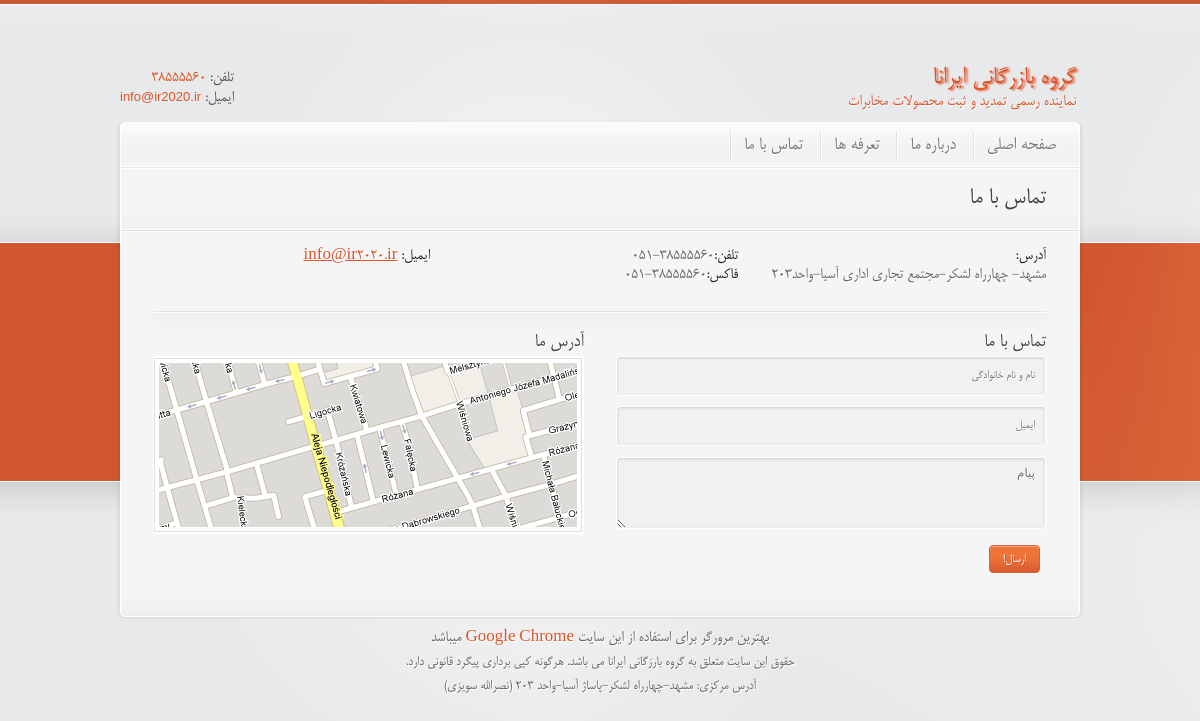
The page /contact.php on the database its author committed.
### tables this page shows
CREATE TABLE IF NOT EXISTS `settings` (
  `id` int(11) NOT NULL AUTO_INCREMENT,
  `key` varchar(30) NOT NULL,
  `value` text NOT NULL,
  PRIMARY KEY (`id`)
);

### classes/database.php (called while the page is built, shortened)
<?php
  include_once("security.php");
class Database
  {
 private static $me;
 private $link;
 public $cmd;
 function __construct()
 {
      $this->link = mysqli_connect(_DB_SERVER,_DB_USER,_DB_PASS);
	  mysqli_set_charset($this->link, "utf8");
      mysqli_select_db($this->link,_DB_NAME);
 }
public static function GetDatabase()
{
   if(is_null(self::$me))
       self::$me = new Database();
    return self::$me;
 }
public function RunSQL()
{
   $security = Security::GetSecurity ();
   $this->cmd = $security->Xss_Clean($this->cmd);
   $result =  mysqli_query($this->link,$this->cmd);
   return $result;
}
function Select($tableName, $fields=NULL, $where = NULL, $order = NULL)
{
    if ($where) $where = " WHERE " . $where;
	$this->cmd = "SELECT $fields FROM `$tableName` " . $where . $order;
	$res = $this->RunSQL();
    if ($res)
	    return mysqli_fetch_array($res);
	else
        return false;
}
  }
?>

### classes/functions.php (called while the page is built, shortened)
<?php
	include_once("database.php");
	   function GetSettingValue($key, $strip_tags = 0)
       {
			$db = Database::GetDatabase();
			$row = $db ->Select("settings","value","`key`='{$key}'");
			return ($row) ? $row["value"] : false;
       }
?>

### classes/security.php (called while the page is built, shortened)
<?php
class Security
{
    private static $me;
    public static function GetSecurity()
    {
      if(is_null(self::$me))
         self::$me = new Security();
      return self::$me;
    }
    public function Xss_Clean($data)
    {
        $data = str_replace(array('&amp;','&lt;','&gt;'), array('&amp;amp;','&amp;lt;','&amp;gt;'), $data);
        $data = preg_replace('/(&#*\w+)[\x00-\x20]+;/u', '$1;', $data);
        $data = preg_replace('/(&#x*[0-9A-F]+);*/iu', '$1;', $data);
        $data = html_entity_decode($data, ENT_COMPAT, 'UTF-8');
        $data = preg_replace('#(<[^>]+?[\x00-\x20"\'])(?:on|xmlns)[^>]*+>#iu', '$1>', $data);
        $data = preg_replace('#([a-z]*)[\x00-\x20]*=[\x00-\x20]*([`\'"]*)[\x00-\x20]*j[\x00-\x20]*a[\x00-\x20]*v[\x00-\x20]*a[\x00-\x20]*s[\x00-\x20]*c[\x00-\x20]*r[\x00-\x20]*i[\x00-\x20]*p[\x00-\x20]*t[\x00-\x20]*:#iu', '$1=$2nojavascript...', $data);
        $data = preg_replace('#([a-z]*)[\x00-\x20]*=([\'"]*)[\x00-\x20]*v[\x00-\x20]*b[\x00-\x20]*s[\x00-\x20]*c[\x00-\x20]*r[\x00-\x20]*i[\x00-\x20]*p[\x00-\x20]*t[\x00-\x20]*:#iu', '$1=$2novbscript...', $data);
        $data = preg_replace('#([a-z]*)[\x00-\x20]*=([\'"]*)[\x00-\x20]*-moz-binding[\x00-\x20]*:#u', '$1=$2nomozbinding...', $data);
        $data = preg_replace('#(<[^>]+?)style[\x00-\x20]*=[\x00-\x20]*[`\'"]*.*?expression[\x00-\x20]*\([^>]*+>#i', '$1>', $data);
        $data = preg_replace('#(<[^>]+?)style[\x00-\x20]*=[\x00-\x20]*[`\'"]*.*?behaviour[\x00-\x20]*\([^>]*+>#i', '$1>', $data);
        $data = preg_replace('#(<[^>]+?)style[\x00-\x20]*=[\x00-\x20]*[`\'"]*.*?s[\x00-\x20]*c[\x00-\x20]*r[\x00-\x20]*i[\x00-\x20]*p[\x00-\x20]*t[\x00-\x20]*:*[^>]*+>#iu', '$1>', $data);
        $data = preg_replace('#</*\w+:\w[^>]*+>#i', '', $data);
        do
        {
            $old_data = $data;
            $data = preg_replace('#</*(?:applet|b(?:ase|gsound|link)|embed|frame(?:set)?|i(?:frame|layer)|l(?:ayer|ink)|meta|object|s(?:cript|tyle)|title|xml)[^>]*+>#i', '', $data);
        }
        while ($old_data !== $data);
        return $data;
    }
}
?>

### contact.php (the view, shortened to what this page needs)
<?php
	include_once("inc/header.php");
    include_once("classes/database.php");
	include_once("classes/functions.php");
	$Contact_Email = GetSettingValue('Contact_Email',0);
	$Tell_Number = GetSettingValue('Tell_Number',0);
	$Fax_Number = GetSettingValue('Fax_Number',0);
	$Address = GetSettingValue('Address',0);
$html =<<<cd
		<div class="main png_bg">
			<div class="inner_main">
				<div class="container_alpha slogan">
					<h1>تماس با ما</h1>
				</div>
				<div class="container_gamma slogan" style="background:none">
					<div class="gs_4">
						<p style="font-size:17px;">
							<strong>ایمیل:</strong> <a href="mailto:{$Contact_Email}">{$Contact_Email}</a>
						</p>
					</div>
					<div class="gs_4">
						<p style="font-size:17px;">
							<strong>تلفن:</strong><span class="ltr" style="display:inline-block"> 051-{$Tell_Number}</span>
							<br><strong>فاکس:</strong><span class="ltr" style="display:inline-block"> 051-{$Fax_Number}</span><br><strong>
						</p>
					</div>
					<div class="gs_4 omega">
						<p style="font-size:17px;">
							<strong>آدرس:</strong><br>{$Address}
						</p>
					</div>
					<div class="hr"></div>
					<div class="gs_6 omega" style="margin-left:15px;padding-left:17px">
						<h3>تماس با ما</h3>
						<form method="post" action="" id="frmcontact">
							<div id="form_container">
								<div id="form_main">
									<input type="text" name="name" id="name" placeholder="نام و نام خانوادگی" title="Name">
									<input type="text" name="email" id="email" placeholder="ایمیل" title="Email">
									<textarea name="comments" id="comments" rows="4" cols="4" placeholder="پیام" placeholder="Message"></textarea>
									<p>
										<input type="submit" name="submit1" id="submit1" value="ارسال!" class="superbutton">
									</p>
								</div>
							</div>
						</form>
					</div>
					<div class="gs_6 omega">
						<h3>آدرس ما</h3>
						<div class="add_border" style="width: 428px;">
						<img src="images/map.png" alt="" class="border_magic" style="display: block;"></div>
					</div>
					<div class="clearfix"></div>
				</div>
			</div>
		</div>
    	<div class="endmain png_bg"></div>
cd;
    echo $html;
	include_once("inc/footer.php");
?>

### inc/header.php (shortened to what this page needs)
<?php
	include_once("./classes/database.php");
	include_once("./classes/functions.php");
	$Contact_Email = GetSettingValue('Contact_Email',0);
	$Tell_Number = GetSettingValue('Tell_Number',0);
?>
<!doctype html>
<html lang="fa" class="no-js"><head>
	<link rel="stylesheet" href="css/style.css">
	<link rel="stylesheet" href="css/rainbow.css" type="text/css">
</head>
<body>
  	<div id="container">
	    <div id="header">
			<div id="logo">
				<h1 style="color:#DE5328;text-shadow:2px 1px 2px #DE5328">گروه بازرگانی ایرانا<span>نماینده رسمی تمدید و ثبت محصولات مخابرات</h1>
			</div>
			<div id="personal_data">
				<p>تلفن: <span style="display:inline-block;direction:ltr !important"><?php echo $Tell_Number?></span></p>
				<p>ایمیل: <span><a href="mailto:info@irana.ir" class="latin-font"><?php echo $Contact_Email?></a></span></p>
			</div>
		</div>
		<div id="menu" class="png_bg ltr">
			<ul>
				<li>
					<a href="index.html">صفحه اصلی</a>
				</li>
				<li>
					<a href="aboutus.html" class="">درباره ما</a>
				</li>
				<li>
					<a href="price.html" class="">تعرفه ها</a>
				</li>
				<li>
					<a href="contact.html">تماس با ما</a>
				</li>
			</ul>
		</div>

### inc/footer.php (shortened to what this page needs)
</div>
<div id="footer_bottom" class="png_bg">
    <p style="margin-bottom:5px;font-height:bold;font-size:17px;">بهترین مرورگر برای استفاده از این سایت <a href="https://www.google.com/chrome/browser/" target="_blank" style="color:#DE5328">Google Chrome</a> میباشد</p>
    <p style="margin-bottom:5px;">حقوق این سایت متعلق به گروه بارزگانی ایرانا می باشد. هرگونه کپی برداری پیگرد قانونی دارد.</p>
    <p>آدرس مرکزی: مشهد-چهارراه لشکر-پاساژ آسیا-واحد 203 (نصرالله سویزی)</p>
</div>
</body>
</html>

### css/rainbow.css (style rules this page uses)
a, a:active, a:visited ,#main_link_color,#personal_data p span,#personal_data p span a { color:#DE5328; }
h1 strong,h2 strong,h3 strong,h4 strong,h5 strong,h6 strong,.dropcapcolor,.inner_main .widget ul.testimonials li p span,.post_header a:hover,.breadcrumbs p span,h1 span, h2 span, h3 span, h4 span, h5 span, h6 span,.hotstuff ul li a { color:#DE5328; }
body { background:url(../images/background.png) repeat-x scroll 0 0 #e8e9eb; }
a.superbutton,.inner_main input.superbutton { color:#ffffff; background:url(../images/superbutton.png) repeat-x center -1px transparent; border:1px solid #d65f34; box-shadow:inset 0px 1px #faaa82; text-shadow:1px 1px #c8542d; }
a:link { -webkit-tap-highlight-color: #DE5328; }

### rows shown on the page
settings: value "38555560"
settings: value "info@ir2020.ir"
settings: value "38555560"
settings: value "مشهد- چهارراه لشکر-مجتمع تجاری اداری آسیا-واحد203"
